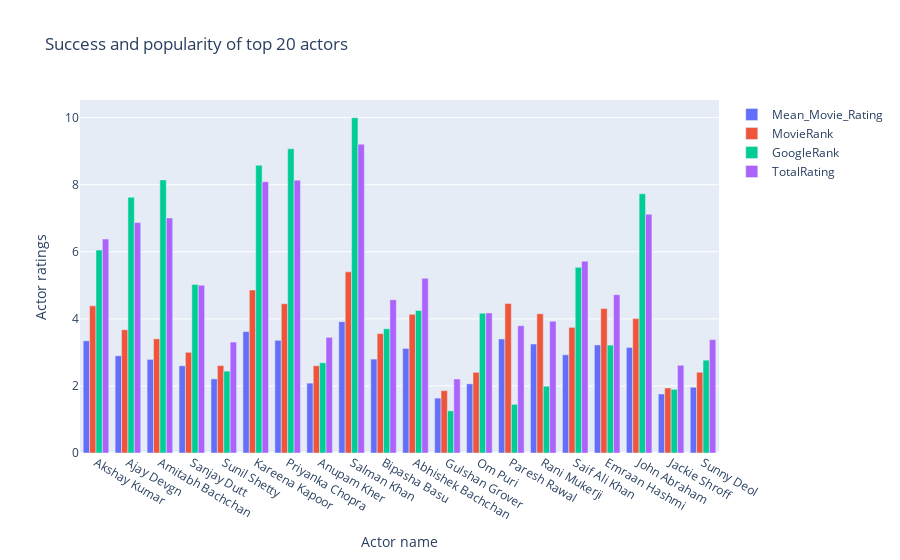

Notebook code cell kept with this figure:
### Code cell
# Data wrangling to tell us useful information
f = pd.Series(c).value_counts()[:20]
f = pd.DataFrame(f)
cols = np.array(np.arange(1,10))
for i in cols:
    f[i]=0 
for i in np.array(a.index):
    for j in np.array(f.index):
        for k in ['actors','actor2','actor3','actor4']:
            if a.loc[i,k]==j:
                f.loc[j,a.loc[i,'hitFlop']]+=1
f['Mean_Rating'] = 0
for i in np.arange(1,10):
    f['Mean_Rating']+= i*f[i]
f['Mean_Rating'] = f['Mean_Rating']/f[0]    
g = f.merge(actors,left_index=True,right_on ='actorName')
layout  =go.Layout(title_text = 'Success and popularity of top 20 actors',yaxis_title ='Actor ratings',xaxis_title = 'Actor name')
fig = go.Figure(data=[
    go.Bar(name='Mean_Movie_Rating',x = g['actorName'],y =g['Mean_Rating']),
    go.Bar(name ='MovieRank',x = g['actorName'],y=g['normalizedMovieRank']),
    go.Bar(name ='GoogleRank',x =g['actorName'],y =g['normalizedGoogleRank']),
    go.Bar(name='TotalRating',x=g['actorName'],y =g['normalizedRating'])
],layout = layout)
fig.show()

### Figure 1 — Plotly figure (JSON) as saved in the notebook; plotly's stock layout.template omitted (floating-point values rounded to 4 significant figures)
{"data": [{"name": "Mean_Movie_Rating", "type": "bar", "x": ["Akshay Kumar", "Ajay Devgn", "Amitabh Bachchan", "Sanjay Dutt", "Sunil Shetty", "Kareena Kapoor", "Priyanka Chopra", "Anupam Kher", "Salman Khan", "Bipasha Basu", "Abhishek Bachchan", "Gulshan Grover", "Om Puri", "Paresh Rawal", "Rani Mukerji", "Saif Ali Khan", "Emraan Hashmi", "John Abraham", "Jackie Shroff", "Sunny Deol"], "y": [3.345, 2.9, 2.792, 2.6, 2.209, 3.622, 3.361, 2.083, 3.917, 2.8, 3.118, 1.636, 2.062, 3.4, 3.25, 2.929, 3.222, 3.148, 1.76, 1.96]}, {"name": "MovieRank", "type": "bar", "x": ["Akshay Kumar", "Ajay Devgn", "Amitabh Bachchan", "Sanjay Dutt", "Sunil Shetty", "Kareena Kapoor", "Priyanka Chopra", "Anupam Kher", "Salman Khan", "Bipasha Basu", "Abhishek Bachchan", "Gulshan Grover", "Om Puri", "Paresh Rawal", "Rani Mukerji", "Saif Ali Khan", "Emraan Hashmi", "John Abraham", "Jackie Shroff", "Sunny Deol"], "y": [4.388, 3.675, 3.405, 3.002, 2.607, 4.86, 4.451, 2.603, 5.402, 3.561, 4.136, 1.86, 2.406, 4.457, 4.152, 3.747, 4.311, 4.007, 1.939, 2.409]}, {"name": "GoogleRank", "type": "bar", "x": ["Akshay Kumar", "Ajay Devgn", "Amitabh Bachchan", "Sanjay Dutt", "Sunil Shetty", "Kareena Kapoor", "Priyanka Chopra", "Anupam Kher", "Salman Khan", "Bipasha Basu", "Abhishek Bachchan", "Gulshan Grover", "Om Puri", "Paresh Rawal", "Rani Mukerji", "Saif Ali Khan", "Emraan Hashmi", "John Abraham", "Jackie Shroff", "Sunny Deol"], "y": [6.053, 7.627, 8.143, 5.021, 2.441, 8.581, 9.071, 2.691, 10, 3.705, 4.247, 1.257, 4.17, 1.451, 1.992, 5.537, 3.218, 7.73, 1.897, 2.769]}, {"name": "TotalRating", "type": "bar", "x": ["Akshay Kumar", "Ajay Devgn", "Amitabh Bachchan", "Sanjay Dutt", "Sunil Shetty", "Kareena Kapoor", "Priyanka Chopra", "Anupam Kher", "Salman Khan", "Bipasha Basu", "Abhishek Bachchan", "Gulshan Grover", "Om Puri", "Paresh Rawal", "Rani Mukerji", "Saif Ali Khan", "Emraan Hashmi", "John Abraham", "Jackie Shroff", "Sunny Deol"], "y": [6.38, 6.871, 7.011, 5.003, 3.307, 8.091, 8.137, 3.448, 9.208, 4.571, 5.208, 2.206, 4.178, 3.797, 3.932, 5.721, 4.721, 7.119, 2.616, 3.381]}], "layout": {"title": {"text": "Success and popularity of top 20 actors"}, "xaxis": {"title": {"text": "Actor name"}}, "yaxis": {"title": {"text": "Actor ratings"}}}}
